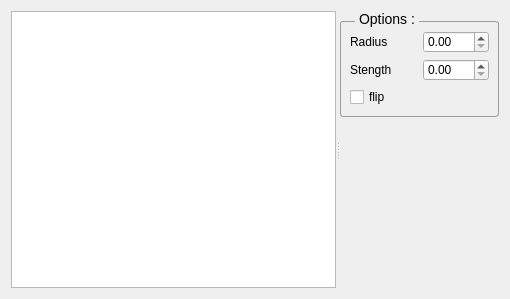
<?xml version="1.0" encoding="UTF-8"?>
<ui version="4.0">
 <class>FGESculptModeForm</class>
 <widget class="QWidget" name="FGESculptModeForm">
  <property name="geometry">
   <rect>
    <x>0</x>
    <y>0</y>
    <width>510</width>
    <height>299</height>
   </rect>
  </property>
  <property name="windowTitle">
   <string>Form</string>
  </property>
  <property name="styleSheet">
   <string notr="true">QGroupBox {
    border: 1px solid ;
	border-color: rgb(156, 156, 156);
    margin-top: 10px;
    font-size: 14px;
    border-radius: 3px;
}

QGroupBox::title {
	top:0px;
	left : 15px;
    subcontrol-origin: margin;
    subcontrol-position: top left;
    padding: 0px 2px;
}</string>
  </property>
  <layout class="QGridLayout" name="gridLayout">
   <item row="0" column="0">
    <widget class="QSplitter" name="splitter">
     <property name="orientation">
      <enum>Qt::Horizontal</enum>
     </property>
     <widget class="QListWidget" name="listWidget"/>
     <widget class="QWidget" name="widget" native="true">
      <layout class="QGridLayout" name="gridLayout_2">
       <item row="0" column="0">
        <widget class="QGroupBox" name="groupBox">
         <property name="title">
          <string>Options :</string>
         </property>
         <layout class="QGridLayout" name="gridLayout_3">
          <item row="0" column="0">
           <layout class="QHBoxLayout" name="horizontalLayout">
            <item>
             <widget class="QLabel" name="label">
              <property name="text">
               <string>Radius</string>
              </property>
             </widget>
            </item>
            <item>
             <widget class="QDoubleSpinBox" name="doubleSpinBox"/>
            </item>
           </layout>
          </item>
          <item row="1" column="0">
           <layout class="QHBoxLayout" name="horizontalLayout_2">
            <item>
             <widget class="QLabel" name="label_2">
              <property name="text">
               <string>Stength</string>
              </property>
             </widget>
            </item>
            <item>
             <widget class="QDoubleSpinBox" name="doubleSpinBox_2"/>
            </item>
           </layout>
          </item>
          <item row="2" column="0">
           <widget class="QCheckBox" name="checkBox">
            <property name="text">
             <string>flip</string>
            </property>
           </widget>
          </item>
         </layout>
        </widget>
       </item>
       <item row="1" column="0">
        <spacer name="verticalSpacer">
         <property name="orientation">
          <enum>Qt::Vertical</enum>
         </property>
         <property name="sizeHint" stdset="0">
          <size>
           <width>20</width>
           <height>123</height>
          </size>
         </property>
        </spacer>
       </item>
      </layout>
     </widget>
    </widget>
   </item>
  </layout>
 </widget>
 <resources/>
 <connections/>
</ui>
